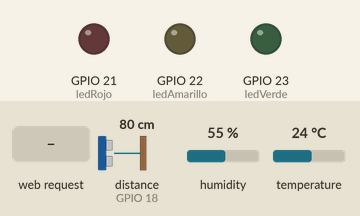
Recording of a sketch running on a simulated ESP32. Shown: output pins drawn as LEDs (lit = HIGH). The inputs (shaded band) are chosen by the test bench; at power-on: distance to the obstacle (sensor on GPIO 18) 80 cm, humidity 55 %, temperature 24 °C. The echo pulse lasts 58.3 µs per cm; WiFi joins after 1.5 s; servers stay silent unless stated; pins used as bus, display or sensor lines are not drawn; what the sketch prints to the serial monitor is not drawn.

Above: at 2.7 s.
2.8 s: HTTP request GET /data received
At 4.1 s:
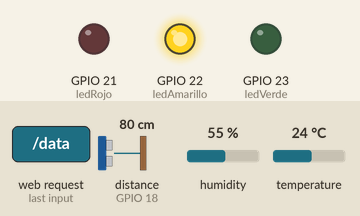
Timing chart, 0 to 5.8 s (numbered marks = the images above; inputs shaded):
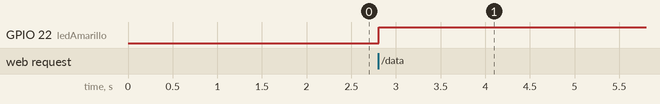

Measured:
- after the input at 2.8 s, GPIO 22 (ledAmarillo): LOW → HIGH at once

The sketch:

006_esp32_dht11_hc-sr04.ino
```cpp
#include <WiFi.h>
#include <WebServer.h>
#include "DHT.h"

// ---------- WiFi ----------
const char* ssid     = "TU_SSID";
const char* password = "TU_PASSWORD";

// ---------- Ultrasonico ----------
const int trigPin = 5;
const int echoPin = 18;

// ---------- Semaforo ----------
const int ledVerde    = 23;
const int ledAmarillo = 22;
const int ledRojo     = 21;

// ---------- DHT ----------
#define DHTPIN 4
#define DHTTYPE DHT11   // o DHT22
DHT dht(DHTPIN, DHTTYPE);

WebServer server(80);

float temperatura = 0;
float humedad = 0;

// ---------- Funciones de sensores ----------
float getDistanceCm() {
  long duration;
  float distance;

  digitalWrite(trigPin, LOW);
  delayMicroseconds(2);

  digitalWrite(trigPin, HIGH);
  delayMicroseconds(10);
  digitalWrite(trigPin, LOW);

  duration = pulseIn(echoPin, HIGH, 30000);
  distance = (duration * 0.034) / 2.0;
  return distance;
}

void leerDHT() {
  float h = dht.readHumidity();
  float t = dht.readTemperature(); // °C

  if (!isnan(h) && !isnan(t)) {
    humedad = h;
    temperatura = t;
  } else {
    Serial.println("Error leyendo DHT");
  }
}

void actualizarSemaforo(float d) {
  digitalWrite(ledVerde, LOW);
  digitalWrite(ledAmarillo, LOW);
  digitalWrite(ledRojo, LOW);

  if (d < 20) {
    digitalWrite(ledRojo, HIGH);
  } else if (d < 80) {
    digitalWrite(ledAmarillo, HIGH);
  } else {
    digitalWrite(ledVerde, HIGH);
  }
}

// ---------- Página HTML ----------
const char MAIN_page[] PROGMEM = R"=====(
<!DOCTYPE html>
<html>
<head>
  <meta charset="utf-8">
  <title>ESP32 - Distancia y Ambiente</title>
  <style>
    body { font-family: Arial; background:#111; color:#eee; text-align:center; }
    .container { margin-top:30px; }
    .card { background:#222; padding:20px; border-radius:10px; display:inline-block; margin:10px; min-width:260px; }
    .distance { font-size:48px; margin:10px 0; }
    .bar-container { width:80%; height:30px; background:#444; margin:0 auto; border-radius:15px; overflow:hidden; }
    .bar { height:100%; width:0; background:#4caf50; transition:width 0.3s, background 0.3s; }
    #status { margin-top:10px; font-size:20px; }
  </style>
</head>
<body>
  <h1>ESP32 + HC-SR04 + DHT11 + Semáforo</h1>

  <div class="container">
    <div class="card">
      <h2>Distancia</h2>
      <div id="distance" class="distance">-- cm</div>
      <div class="bar-container">
        <div id="bar" class="bar"></div>
      </div>
      <p id="status">Esperando lectura...</p>
    </div>

    <div class="card">
      <h2>Ambiente</h2>
      <div>Temperatura: <span id="temp">--</span> °C</div>
      <div>Humedad: <span id="hum">--</span> %</div>
    </div>
  </div>

  <script>
    function updateData() {
      fetch("/data")
        .then(response => response.text())
        .then(text => {
          const parts = text.split(",");
          const d = parseFloat(parts[0]);
          const t = parseFloat(parts[1]);
          const h = parseFloat(parts[2]);

          // Distancia
          if (!isNaN(d)) {
            document.getElementById("distance").innerText = d.toFixed(1) + " cm";

            let percent = d;
            if (percent < 0) percent = 0;
            if (percent > 200) percent = 200;
            percent = (percent / 200) * 100;

            const bar = document.getElementById("bar");
            bar.style.width = percent + "%";

            if (d < 20) {
              bar.style.background = "#f44336";
              document.getElementById("status").innerText = "¡Muy cerca! (Rojo)";
            } else if (d < 80) {
              bar.style.background = "#ff9800";
              document.getElementById("status").innerText = "Distancia media (Amarillo)";
            } else {
              bar.style.background = "#4caf50";
              document.getElementById("status").innerText = "Lejos (Verde)";
            }
          }

          // Temperatura y humedad
          if (!isNaN(t)) {
            document.getElementById("temp").innerText = t.toFixed(1);
          }
          if (!isNaN(h)) {
            document.getElementById("hum").innerText = h.toFixed(1);
          }
        })
        .catch(err => {
          document.getElementById("status").innerText = "Error leyendo datos";
        });
    }

    setInterval(updateData, 1000);
    updateData();
  </script>
</body>
</html>
)=====";

// ---------- Handlers ----------
void handleRoot() {
  server.send_P(200, "text/html", MAIN_page);
}

void handleData() {
  float d = getDistanceCm();
  actualizarSemaforo(d);
  leerDHT();

  String payload = String(d, 1) + "," + String(temperatura, 1) + "," + String(humedad, 1);
  server.send(200, "text/plain", payload);
}

// ---------- SETUP / LOOP ----------
void setup() {
  Serial.begin(115200);

  pinMode(trigPin, OUTPUT);
  pinMode(echoPin, INPUT);

  pinMode(ledVerde, OUTPUT);
  pinMode(ledAmarillo, OUTPUT);
  pinMode(ledRojo, OUTPUT);

  digitalWrite(ledVerde, LOW);
  digitalWrite(ledAmarillo, LOW);
  digitalWrite(ledRojo, LOW);

  dht.begin();

  WiFi.begin(ssid, password);
  Serial.print("Conectando");
  while (WiFi.status() != WL_CONNECTED) {
    delay(500);
    Serial.print(".");
  }
  Serial.println();
  Serial.print("IP: ");
  Serial.println(WiFi.localIP());

  server.on("/", handleRoot);
  server.on("/data", handleData);
  server.begin();
}

void loop() {
  server.handleClient();
}
```
